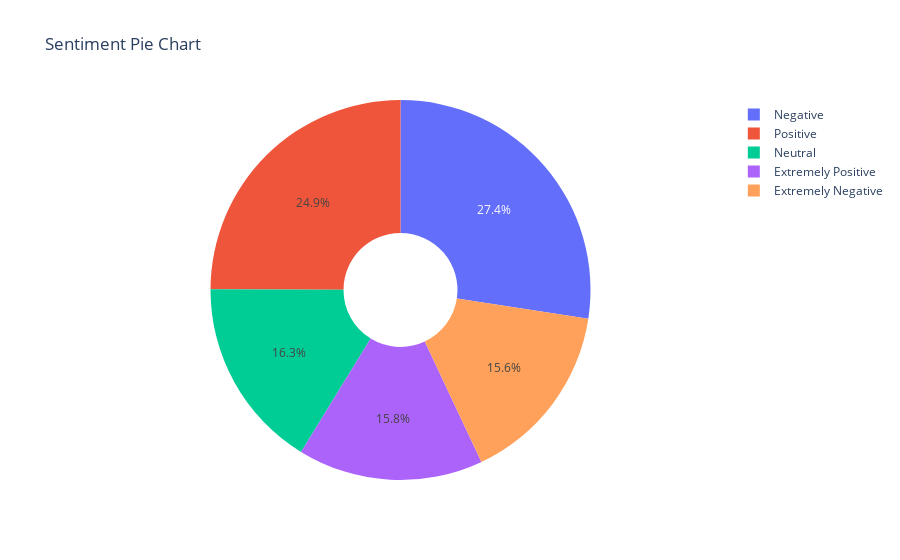

The notebook cell this image was saved under:
### Code cell
fig = px.pie(dataframe, names='Sentiment',hole=0.3, title='Sentiment Pie Chart')
fig.show()

### Figure 1 — Plotly figure (JSON) as saved in the notebook; plotly's stock layout.template omitted (floating-point values rounded to 4 significant figures; data arrays with more than 128 entries replaced by an {"elided": "..."} marker saying what was removed)
{"data": [{"domain": {"x": [0, 1], "y": [0, 1]}, "hole": 0.3, "hovertemplate": "Sentiment=%{label}<extra></extra>", "labels": {"elided": "3798 str values"}, "legendgroup": "", "name": "", "showlegend": true, "type": "pie"}], "layout": {"legend": {"tracegroupgap": 0}, "title": {"text": "Sentiment Pie Chart"}}}
